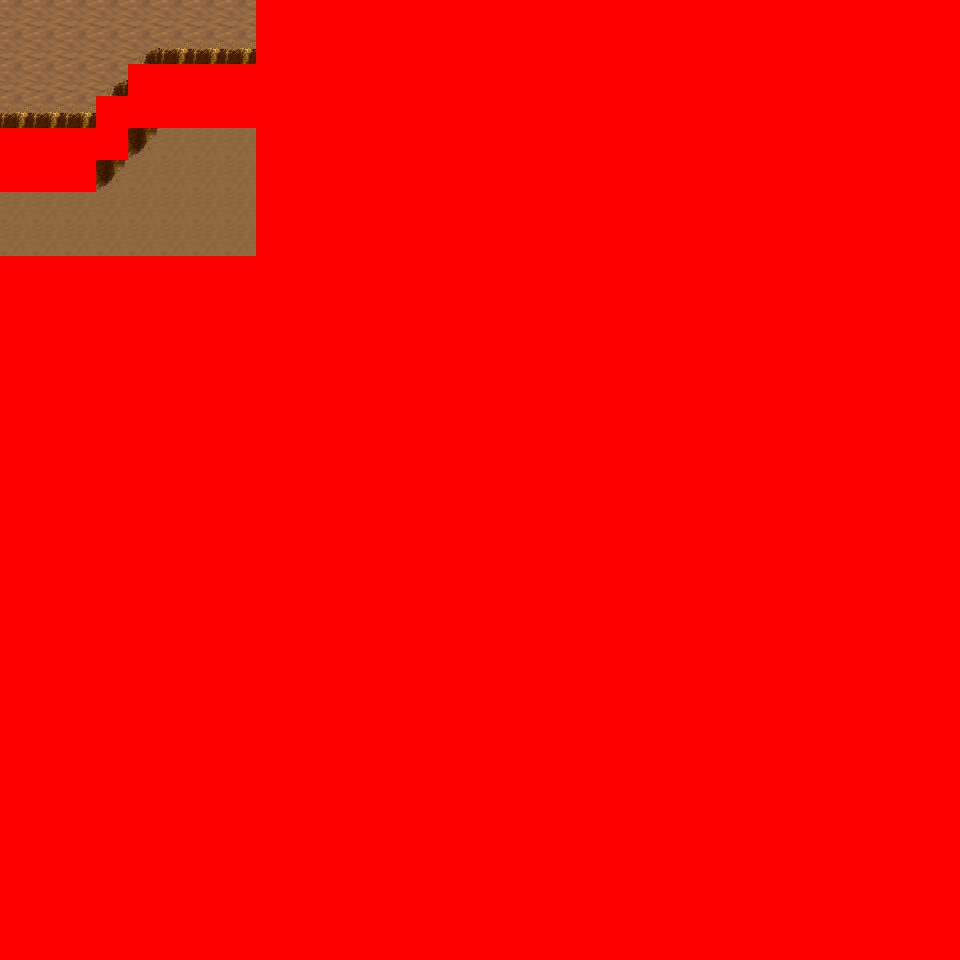

This game map was drawn from its Tiled (.tmx) file and the tilesets committed beside it. A one-line description and the trimmed map source follow:
An orthogonal 30x30 tile map with 32x32 px tiles, 6 tile layers (Ground, Object, Object2, Above, ...), 11 tilesets and 3 objects (3x mapchange).

<map version="1.0" orientation="orthogonal" renderorder="right-down" width="30" height="30" tilewidth="32" tileheight="32" nextobjectid="4">
  <tileset firstgid="1" name="tileset_logic_collision" tilewidth="32" tileheight="32" tilecount="1" columns="1">
    <image source="../drawable/tileset_logic_collision.png" width="32" height="32" />
  </tileset>
  <tileset firstgid="2" name="tileset_ground_ground" tilewidth="32" tileheight="32" tilecount="33" columns="3">
    <image source="../drawable/tileset_ground_ground.png" width="96" height="352" />
  </tileset>
  <tileset firstgid="35" name="tileset_ground_earth_edges" tilewidth="32" tileheight="32" tilecount="18" columns="6">
    <image source="../drawable/tileset_ground_earth_edges.png" width="192" height="96" />
  </tileset>
  <tileset firstgid="53" name="tileset_ground_grass_corners" tilewidth="32" tileheight="32" tilecount="24" columns="6">
    <image source="../drawable/tileset_ground_grass_corners.png" width="192" height="128" />
  </tileset>
  <tileset firstgid="77" name="tileset_ground_grass_edges" tilewidth="32" tileheight="32" tilecount="36" columns="12">
    <image source="../drawable/tileset_ground_grass_edges.png" width="384" height="96" />
  </tileset>
  <tileset firstgid="113" name="tileset_ground_water_pool" tilewidth="32" tileheight="32" tilecount="72" columns="3">
    <image source="../drawable/tileset_ground_water_pool.png" width="96" height="768" />
  </tileset>
  <tileset firstgid="185" name="tileset_ground_ridge_earth_pale" tilewidth="32" tileheight="32" tilecount="96" columns="12">
    <image source="../drawable/tileset_ground_ridge_earth_pale.png" width="384" height="256" />
  </tileset>
  <tileset firstgid="281" name="tileset_ground_ridge_earth_dark" tilewidth="32" tileheight="32" tilecount="96" columns="12">
    <image source="../drawable/tileset_ground_ridge_earth_dark.png" width="384" height="256" />
  </tileset>
  <tileset firstgid="377" name="tileset_plant_stump_stump_vertical" tilewidth="32" tileheight="32" tilecount="1" columns="1">
    <image source="../drawable/tileset_plant_stump_stump_vertical.png" width="32" height="32" />
  </tileset>
  <tileset firstgid="378" name="tileset_plant_tree_tree_darkgreen" tilewidth="32" tileheight="32" tilecount="88" columns="8">
    <image source="../drawable/tileset_plant_tree_tree_darkgreen.png" width="256" height="352" />
  </tileset>
  <tileset firstgid="466" name="tileset_building_death_tower" tilewidth="32" tileheight="32" tilecount="252" columns="9">
    <image source="../drawable/tileset_building_death_tower.png" width="288" height="896" />
  </tileset>
  <layer name="Ground" width="30" height="30">
    <data>[900 cells, 218 non-empty, 4 distinct tile ids]</data>
  </layer>
  <layer name="Object" width="30" height="30">
    <data>[900 cells, 58 non-empty, 18 distinct tile ids]</data>
  </layer>
  <layer name="Object2" width="30" height="30">
    <data>[900 cells, 0 non-empty, 0 distinct tile ids]</data>
  </layer>
  <layer name="Above" width="30" height="30">
    <data>[900 cells, 65 non-empty, 22 distinct tile ids]</data>
  </layer>
  <layer name="Above2" width="30" height="30">
    <data>[900 cells, 0 non-empty, 0 distinct tile ids]</data>
  </layer>
  <layer name="Walkable" width="30" height="30">
    <data>[900 cells, 852 non-empty, 1 distinct tile ids]</data>
  </layer>
  <objectgroup name="MapEvents">
    <object id="1" name="north" type="mapchange" x="0" y="0" width="256" height="32">
      <properties>
        <property name="map" value="0_ados_mountain_n2_w2_x3_y3" />
        <property name="place" value="south" />
      </properties>
    </object>
    <object id="2" name="west" type="mapchange" x="0" y="0" width="32" height="128">
      <properties>
        <property name="map" value="0_ados_mountain_n2_w2_x2_y4" />
        <property name="place" value="east" />
      </properties>
    </object>
    <object id="3" name="west2" type="mapchange" x="0" y="192" width="32" height="64">
      <properties>
        <property name="map" value="0_ados_mountain_n2_w2_x2_y4" />
        <property name="place" value="east2" />
      </properties>
    </object>
  </objectgroup>
</map>
